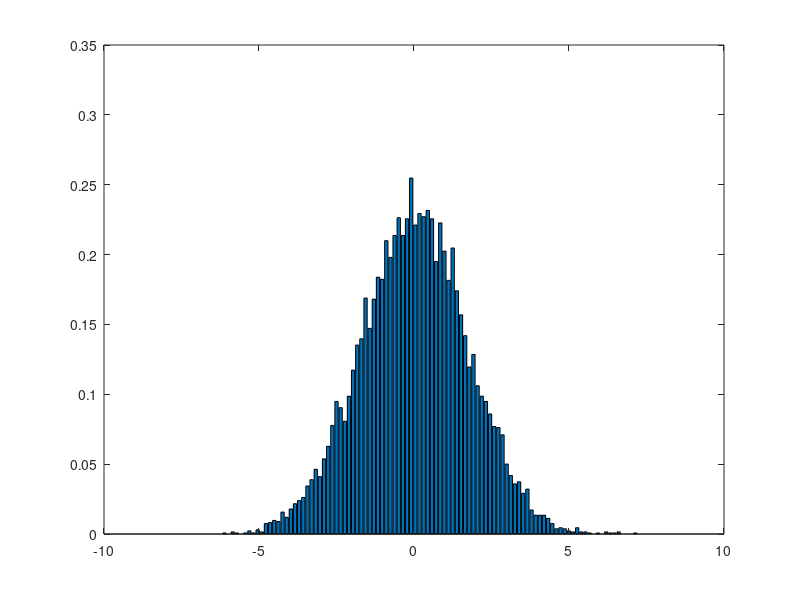

Write MATLAB code to recreate this figure. (Note: this script raises an error after producing the figure.)
%1.11 & 1.12
N = 10000;
K3 = 3;
K8 = 8;
X3 = randn([K3, N]);
Y3 = sum(X3);

[counts, centers] = hist(Y3,100);
bar(centers, counts/N/(centers(2)-centers(1)));

%1.13
sigma = sqrt(((1/N)*sum(y*y')))
meanx3 = 0;
rangex3 = (min(Y3):0.1:max(Y3));
px3 = (1/(sqrt(2*pi)*sigma))*exp(-(rangex3-meanx3).*(rangex3-meanx3)/(2*sigma*sigma));
hold on;
plot(rangex3, px3, 'r')

%1.14

%1.15

%1.16

%1.17
